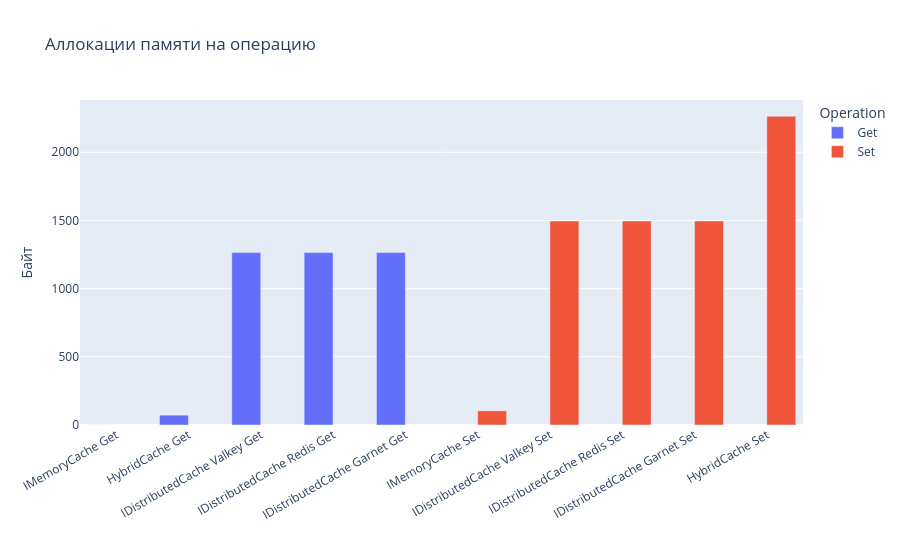

Notebook source saved alongside this figure:
### Code cell
# График 3: Аллокации памяти

fig3 = px.bar(
    df.sort_values("Allocated_B"),
    x="Cache",
    y="Allocated_B",
    color="Operation",
    barmode="group",
    title="Аллокации памяти на операцию",
    labels={"Allocated_B": "Байт", "Cache": ""}
)
fig3.update_xaxes(tickangle=-30)
fig3.show()

### Figure 1 — Plotly figure (JSON) as saved in the notebook; plotly's stock layout.template omitted (floating-point values rounded to 4 significant figures)
{"data": [{"alignmentgroup": "True", "hovertemplate": "Operation=Get<br>=%{x}<br>Байт=%{y}<extra></extra>", "legendgroup": "Get", "marker": {"color": "#636efa", "pattern": {"shape": ""}}, "name": "Get", "offsetgroup": "Get", "orientation": "v", "showlegend": true, "textposition": "auto", "type": "bar", "x": ["IMemoryCache Get", "HybridCache Get", "IDistributedCache Valkey Get", "IDistributedCache Redis Get", "IDistributedCache Garnet Get"], "xaxis": "x", "y": [0.0, 72.0, 1264.0, 1264.0, 1264.0], "yaxis": "y"}, {"alignmentgroup": "True", "hovertemplate": "Operation=Set<br>=%{x}<br>Байт=%{y}<extra></extra>", "legendgroup": "Set", "marker": {"color": "#EF553B", "pattern": {"shape": ""}}, "name": "Set", "offsetgroup": "Set", "orientation": "v", "showlegend": true, "textposition": "auto", "type": "bar", "x": ["IMemoryCache Set", "IDistributedCache Valkey Set", "IDistributedCache Redis Set", "IDistributedCache Garnet Set", "HybridCache Set"], "xaxis": "x", "y": [104.0, 1496.0, 1496.0, 1496.0, 2264.0], "yaxis": "y"}], "layout": {"barmode": "group", "legend": {"title": {"text": "Operation"}, "tracegroupgap": 0}, "title": {"text": "Аллокации памяти на операцию"}, "xaxis": {"anchor": "y", "domain": [0, 1], "tickangle": -30, "title": {"text": ""}}, "yaxis": {"anchor": "x", "domain": [0, 1], "title": {"text": "Байт"}}}}
